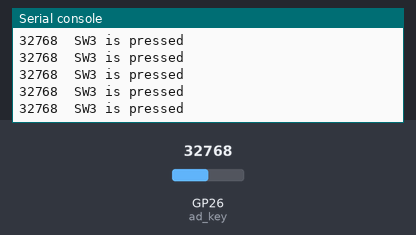
Bench run of a program on a simulated Raspberry Pi Pico running MicroPython. On the bench: the last lines printed to the serial console. The inputs (shaded band) are chosen by the test bench; at power-on: GP26 (ad_key) = 32768 (analog values on the 0–65535 scale).

Above: at 1.2 s.
1.3 s: GP26 (ad_key) set to 5345
At 1.31 s:
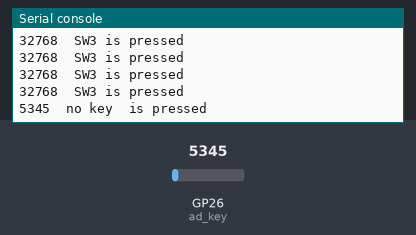
2.8 s: GP26 (ad_key) set to 6655
At 2.82 s:
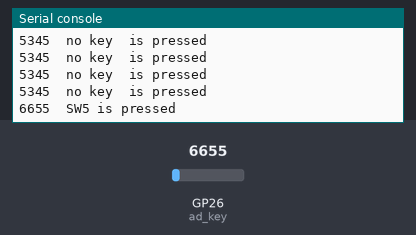

The program:

AD_key.py
```python
'''
 * Keyestudio 42 in 1 Starter Kit for Raspberry Pi Pico
 * lesson 27
 * AD key
 * http://www.keyestudio.com
'''
import machine
import utime

ad_key = machine.ADC(26)

while True:
    value = ad_key.read_u16()
    print(value, end = '')
    if value <= 6000:
        print("  no key  is pressed")
    elif value <= 20000:
        print("  SW5 is pressed")
    elif value <= 32000:
        print("  SW4 is pressed")
    elif value <= 45000:
        print("  SW3 is pressed")
    elif value <= 59000:
        print("  SW2 is pressed")
    else:
        print("  SW1 is pressed")
    utime.sleep(0.1)
```

Measured:
- after the input at 1.3 s, the serial console: prints a new line at once (image 1)
- after the input at 2.8 s, the serial console: prints a new line at once (image 2)
